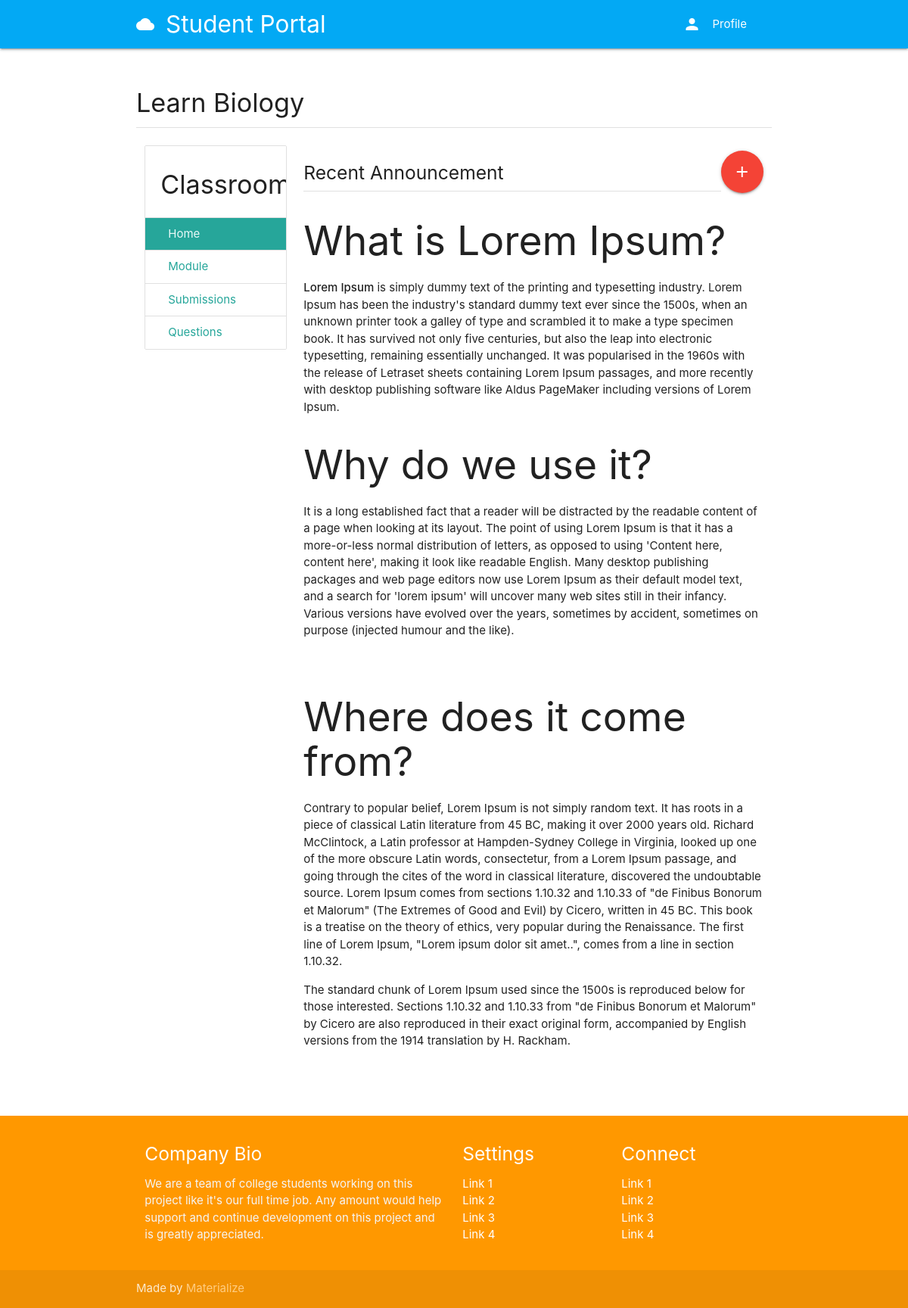
/course/41428fb3-98f1-431e-a767-d1ece06d5e91/ (signed in), run on the app's committed database.
### classroom/models.py (models this page shows, shortened)
class Course(models.Model):
    id = models.UUIDField(primary_key=True, default=uuid.uuid4, editable=False)
    picture = models.ImageField(upload_to=user_directory_path)
    title = models.CharField(max_length=200)
    description = models.CharField(max_length=300)
    category = models.ForeignKey(Category, on_delete=models.CASCADE)
    syllabus = RichTextField()
    user = models.ForeignKey(User, on_delete=models.CASCADE, related_name="course_owner")
    enrolled = models.ManyToManyField(User)
    modules = models.ManyToManyField(Module)

### classroom/views.py (the view)
# urls.py: path('<course_id>/', course_details, name='course'),
@login_required
def course_details(request, course_id):
    user = request.user
    course = get_object_or_404(Course, id=course_id)
    teacher_mode = False
    if user == course.user:
        teacher_mode = True
    context = {
        'course': course,
        'teacher_mode': teacher_mode,
    }
    return render(request, 'classroom/course.html', context)

### authy/views.py (called while the page is built)
def SideNavInfo(request):
    user = request.user
    nav_profile = None
    if user.is_authenticated:
        nav_profile = Profile.objects.get(user=user)
    return {'nav_profile': nav_profile}

### templates/classroom/course.html (shortened to what this page needs)
{% extends 'base.html' %}
{% load static %}
{% block content %}
    <div class="section">
        <h4>{{ course.title }}</h4>
        <div class="divider"></div>
    </div>
  <div class="row">
      <div class="col s3">
          <ul class="collection with-header">
            <li class="collection-header"><h4>Classroom</h4></li>
            <a href="{% url 'course' course.id %}" class="collection-item active">Home</a>
            <a href="{% url 'modules' course.id %}" class="collection-item">Module</a>
            <a href="#!" class="collection-item">Submissions</a>
            <a href="#!" class="collection-item">Questions</a>
          </ul>
      </div>
      <div class="col s9">
          <div class="section">
            {% if teacher_mode == True %}
              <a class="btn-floating btn-large waves-effect waves-light red right"><i class="material-icons">add</i></a>
            {% endif %}
              <h5>Recent Announcement</h5>
              <div class="divider"></div>
              {{ course.syllabus | safe }}
          </div>
      </div>
  </div>
{% endblock %}

### data on the page
Course: title "Learn Biology", syllabus "What is Lorem Ipsum? Lorem Ipsum is simply dummy text of the printing and typesetting industry. Lorem Ipsum has been the industry's standard dummy text ever since the 1500s, when an unknown printer took a galley of type and scrambled it to make a type specimen book. It has survived not only five centuries, but also the leap into electronic typesetting, remaining essentially unchanged. It was popularised in the 1960s with the release of Letraset sheets containing Lorem Ipsum passages, and more recently with desktop publishing software like Aldus PageMaker including versions of Lorem Ipsum. Why do we use it? It is a long established fact that a reader will be distracted by the readable…"
